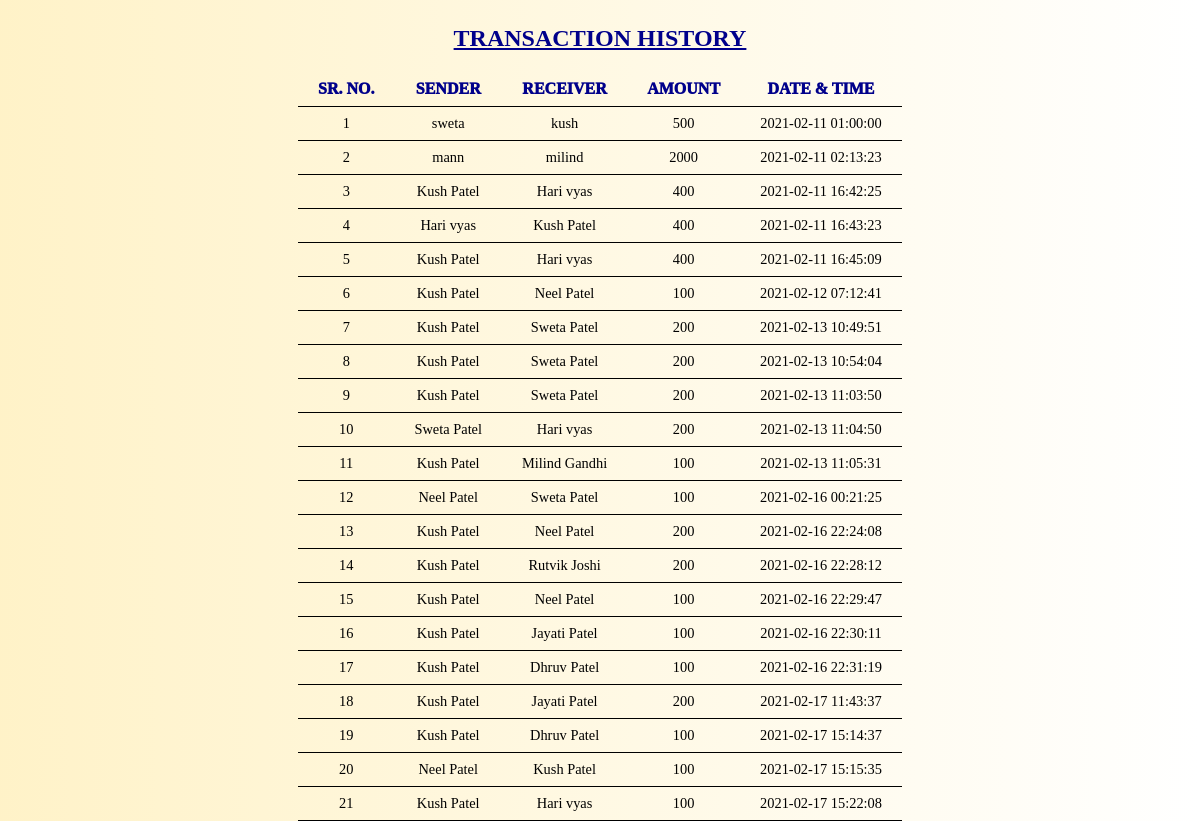
The page /history.php on the database its author committed.
### tables this page shows
CREATE TABLE `transaction` (
  `sno` int(4) NOT NULL,
  `sender` char(20) NOT NULL,
  `receiver` char(20) NOT NULL,
  `balance` int(11) NOT NULL,
  `datetime` datetime NOT NULL DEFAULT current_timestamp()
);

### history.php (the view, shortened to what this page needs)
<!DOCTYPE html>
<html lang="en">
<head>
	 <link rel="stylesheet" type="text/css" href="css/table.css">
</head>
<body class="bg">
	<div class="sec">
		<h2>TRANSACTION HISTORY</h2>
	</div>
	<div class="tb">
		<table>
			<tr>
				<th>Sr. No.</th>
				<th>Sender</th>
				<th>Receiver</th>
				<th>Amount</th>
				<th>Date & Time</th>
			</tr>
			<?php
			  include 'config.php';
			  $sql = "select * from transaction";
			  $que = mysqli_query($conn,$sql);
			  while($rows=mysqli_fetch_assoc($que))
			  {
			?>
			<tr>
				 <td><?php echo $rows['sno']?></td>
                 <td><?php echo $rows['sender']?></td>
                 <td><?php echo $rows['receiver']?></td>
                 <td><?php echo $rows['balance']?></td>
                 <td><?php echo $rows['datetime']?></td>
			</tr>
			<?php
			  }
			?>
		</table>
	</div>
</body>
</html>

### css/table.css (style rules this page uses)
* { margin: 0px; padding: 0px; }
html, body { height: 100%; width: 100%; font-size: 100%; }
.bg { background-image: linear-gradient(90deg, rgba(255,239,186,0.8),rgba(255,255,255,0.8)), url('../images/hand.png'); position: relative; height: 100vh; background-repeat: no-repeat; background-position: bottom; }
.sec h2 { text-align: center; padding-bottom: 10px; padding-top: 25px; font-size: 1.5rem; color: #00008B; text-decoration: underline; }
.sec { text-align: center; }
.tb { margin-top: 10px; }
.tb table { border-collapse: collapse; background: transparent; margin: auto; border: none; }
.tb table th,td { border:none; border-bottom: 1px solid black; padding: 8px 20px; text-align: center; color: black; }
.tb table th { text-transform: uppercase; font-weight: 1000; color: #00008B; }
.tb table td { font-size: 0.9rem; }

### rows shown on the page
transaction: sno "1", sender "sweta", receiver "kush", balance "500", datetime "2021-02-11 01:00:00"
transaction: sno "2", sender "mann", receiver "milind", balance "2000", datetime "2021-02-11 02:13:23"
transaction: sno "3", sender "Kush Patel", receiver "Hari vyas", balance "400", datetime "2021-02-11 16:42:25"
transaction: sno "4", sender "Hari vyas", receiver "Kush Patel", balance "400", datetime "2021-02-11 16:43:23"
transaction: sno "5", sender "Kush Patel", receiver "Hari vyas", balance "400", datetime "2021-02-11 16:45:09"
transaction: sno "6", sender "Kush Patel", receiver "Neel Patel", balance "100", datetime "2021-02-12 07:12:41"
transaction: sno "7", sender "Kush Patel", receiver "Sweta Patel", balance "200", datetime "2021-02-13 10:49:51"
transaction: sno "8", sender "Kush Patel", receiver "Sweta Patel", balance "200", datetime "2021-02-13 10:54:04"
transaction: sno "9", sender "Kush Patel", receiver "Sweta Patel", balance "200", datetime "2021-02-13 11:03:50"
transaction: sno "10", sender "Sweta Patel", receiver "Hari vyas", balance "200", datetime "2021-02-13 11:04:50"
transaction: sno "11", sender "Kush Patel", receiver "Milind Gandhi", balance "100", datetime "2021-02-13 11:05:31"
transaction: sno "12", sender "Neel Patel", receiver "Sweta Patel", balance "100", datetime "2021-02-16 00:21:25"
transaction: sno "13", sender "Kush Patel", receiver "Neel Patel", balance "200", datetime "2021-02-16 22:24:08"
transaction: sno "14", sender "Kush Patel", receiver "Rutvik Joshi", balance "200", datetime "2021-02-16 22:28:12"
transaction: sno "15", sender "Kush Patel", receiver "Neel Patel", balance "100", datetime "2021-02-16 22:29:47"
transaction: sno "16", sender "Kush Patel", receiver "Jayati Patel", balance "100", datetime "2021-02-16 22:30:11"
transaction: sno "17", sender "Kush Patel", receiver "Dhruv Patel", balance "100", datetime "2021-02-16 22:31:19"
transaction: sno "18", sender "Kush Patel", receiver "Jayati Patel", balance "200", datetime "2021-02-17 11:43:37"
transaction: sno "19", sender "Kush Patel", receiver "Dhruv Patel", balance "100", datetime "2021-02-17 15:14:37"
transaction: sno "20", sender "Neel Patel", receiver "Kush Patel", balance "100", datetime "2021-02-17 15:15:35"
transaction: sno "21", sender "Kush Patel", receiver "Hari vyas", balance "100", datetime "2021-02-17 15:22:08"
